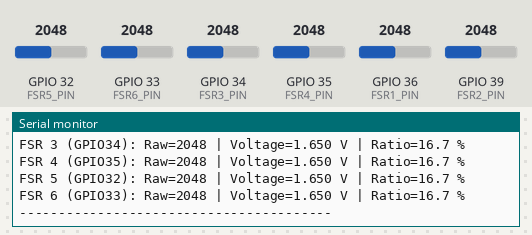
Recording of a sketch running on a simulated ESP32. Shown: the last lines printed to the serial monitor. Inputs (shaded band) come from the test bench; at power-on: GPIO 32 (FSR5_PIN) = 2048, GPIO 33 (FSR6_PIN) = 2048, GPIO 34 (FSR3_PIN) = 2048, GPIO 35 (FSR4_PIN) = 2048, GPIO 36 (FSR1_PIN) = 2048, GPIO 39 (FSR2_PIN) = 2048.

Above: at 1.8 s.
1.9 s: GPIO 32 (FSR5_PIN) set to 2866
At 2.5 s:
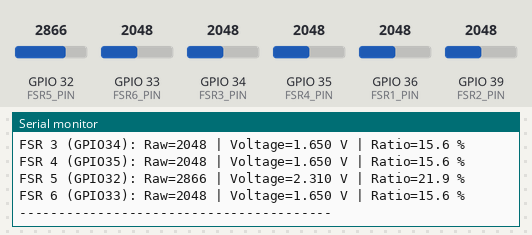
3.4 s: GPIO 33 (FSR6_PIN) set to 2866
At 4.7 s:
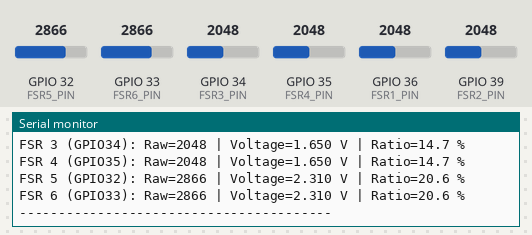
4.9 s: GPIO 34 (FSR3_PIN) set to 2866
At 6.0 s:
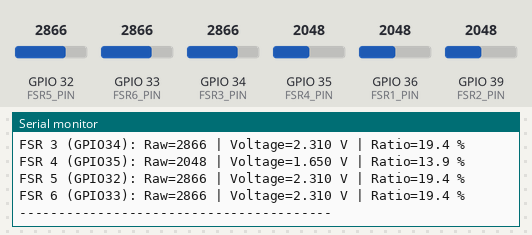
6.4 s: GPIO 35 (FSR4_PIN) set to 2866
At 7.7 s:
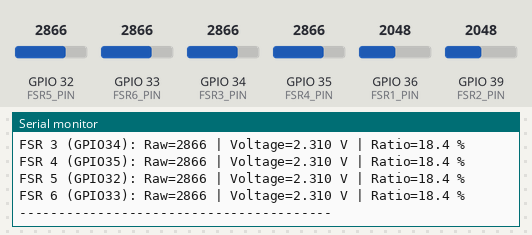
7.9 s: GPIO 36 (FSR1_PIN) set to 2866
At 9.2 s:
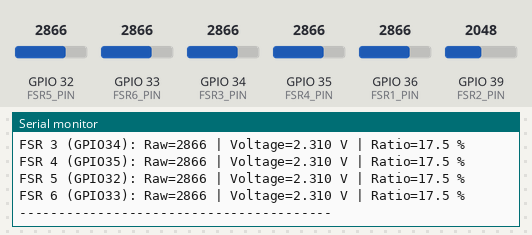
9.4 s: GPIO 39 (FSR2_PIN) set to 2866
At 11.2 s:
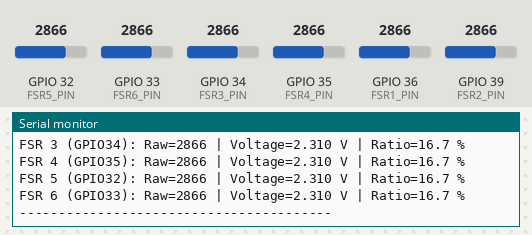
Timing chart, 0 to 11.9 s (numbered marks = the images above; inputs shaded):
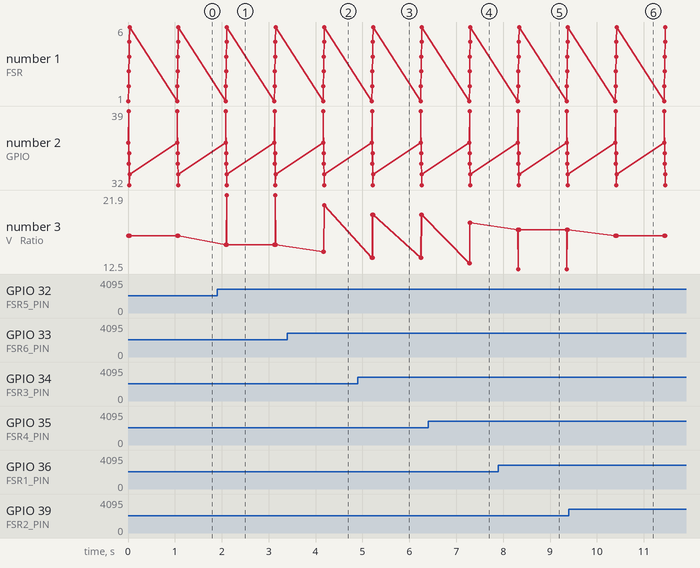

The sketch:

fsr_data_only.ino
```cpp
#include "driver/rtc_io.h"

// GPIO 핀 매핑
#define FSR1_PIN 36  // ADC1_0
#define FSR2_PIN 39  // ADC1_3
#define FSR3_PIN 34  // ADC1_6
#define FSR4_PIN 35  // ADC1_7
#define FSR5_PIN 32  // ADC1_4
#define FSR6_PIN 33  // ADC1_5

void setup() {
  // 시리얼 통신 속도 설정 (115200 bps)
  Serial.begin(115200);
  Serial.println("\n--- FSR 센서 데이터 측정 시작 ---");

  // GPIO 32와 33번 핀은 기본적으로 RTC(Deep Sleep 등) 기능에 사용될 수 있으므로,
  // 일반 ADC 핀으로 사용하기 위해 RTC 기능을 명시적으로 해제합니다.
  rtc_gpio_deinit(GPIO_NUM_32);
  rtc_gpio_deinit(GPIO_NUM_33);

  // WiFi 관련 코드는 제거
}

void loop() {
  // 1. 각 FSR에서 아날로그 값 읽기 (0 ~ 4095)
  // ESP32의 ADC는 12비트(0~4095) 해상도를 가집니다.
  int fsr1_value = analogRead(FSR1_PIN);
  int fsr2_value = analogRead(FSR2_PIN);
  int fsr3_value = analogRead(FSR3_PIN);
  int fsr4_value = analogRead(FSR4_PIN);
  int fsr5_value = analogRead(FSR5_PIN);
  int fsr6_value = analogRead(FSR6_PIN);

  // 2. 아날로그 값을 전압 값으로 변환 (3.3V 기준)
  float voltage1 = fsr1_value * (3.3 / 4095.0);
  float voltage2 = fsr2_value * (3.3 / 4095.0);
  float voltage3 = fsr3_value * (3.3 / 4095.0);
  float voltage4 = fsr4_value * (3.3 / 4095.0);
  float voltage5 = fsr5_value * (3.3 / 4095.0);
  float voltage6 = fsr6_value * (3.3 / 4095.0);

  // 3. 총 전압 및 압력 비율 계산
  // 모든 센서의 전압 값을 더해 순간 총압력 (총 전압) 계산
  float totalVoltage = voltage1 + voltage2 + voltage3 + voltage4 + voltage5 + voltage6;

  // 각 센서가 총압력에서 차지하는 비율(%) 계산
  // (totalVoltage가 0일 때 0으로 나누는 것을 방지하기 위한 조건문 포함)
  float ratio1 = (totalVoltage > 0.01) ? (voltage1 / totalVoltage) * 100.0 : 0.0;
  float ratio2 = (totalVoltage > 0.01) ? (voltage2 / totalVoltage) * 100.0 : 0.0;
  float ratio3 = (totalVoltage > 0.01) ? (voltage3 / totalVoltage) * 100.0 : 0.0;
  float ratio4 = (totalVoltage > 0.01) ? (voltage4 / totalVoltage) * 100.0 : 0.0;
  float ratio5 = (totalVoltage > 0.01) ? (voltage5 / totalVoltage) * 100.0 : 0.0;
  float ratio6 = (totalVoltage > 0.01) ? (voltage6 / totalVoltage) * 100.0 : 0.0;

  // 4. 시리얼 모니터에 현재 값 출력
  Serial.println("----------------------------------------");
  Serial.print("Total Voltage: "); Serial.print(totalVoltage, 3); Serial.println(" V"); // 소수점 셋째 자리까지 출력
  Serial.println("----------------------------------------");

  // FSR 1 데이터 출력
  Serial.print("FSR 1 (GPIO36): Raw="); Serial.print(fsr1_value);
  Serial.print(" | Voltage="); Serial.print(voltage1, 3); Serial.print(" V");
  Serial.print(" | Ratio="); Serial.print(ratio1, 1); Serial.println(" %"); // 소수점 첫째 자리까지 출력

  // FSR 2 데이터 출력
  Serial.print("FSR 2 (GPIO39): Raw="); Serial.print(fsr2_value);
  Serial.print(" | Voltage="); Serial.print(voltage2, 3); Serial.print(" V");
  Serial.print(" | Ratio="); Serial.print(ratio2, 1); Serial.println(" %");

  // FSR 3 데이터 출력
  Serial.print("FSR 3 (GPIO34): Raw="); Serial.print(fsr3_value);
  Serial.print(" | Voltage="); Serial.print(voltage3, 3); Serial.print(" V");
  Serial.print(" | Ratio="); Serial.print(ratio3, 1); Serial.println(" %");

  // FSR 4 데이터 출력
  Serial.print("FSR 4 (GPIO35): Raw="); Serial.print(fsr4_value);
  Serial.print(" | Voltage="); Serial.print(voltage4, 3); Serial.print(" V");
  Serial.print(" | Ratio="); Serial.print(ratio4, 1); Serial.println(" %");

  // FSR 5 데이터 출력
  Serial.print("FSR 5 (GPIO32): Raw="); Serial.print(fsr5_value);
  Serial.print(" | Voltage="); Serial.print(voltage5, 3); Serial.print(" V");
  Serial.print(" | Ratio="); Serial.print(ratio5, 1); Serial.println(" %");

  // FSR 6 데이터 출력
  Serial.print("FSR 6 (GPIO33): Raw="); Serial.print(fsr6_value);
  Serial.print(" | Voltage="); Serial.print(voltage6, 3); Serial.print(" V");
  Serial.print(" | Ratio="); Serial.print(ratio6, 1); Serial.println(" %");
  Serial.println("----------------------------------------");

  // HTTP 통신 및 JSON 관련 코드는 모두 제거

  // 1초마다 데이터 측정 및 출력
  delay(1000);
}
```

Measured:
- after the input at 1.9 s, the serial monitor: prints a new line after 0.18 s (image 1)
- after the input at 3.4 s, the serial monitor: prints a new line after 0.76 s (image 2)
- after the input at 4.9 s, the serial monitor: prints a new line after 0.30 s (image 3)
- after the input at 6.4 s, the serial monitor: prints a new line after 0.87 s (image 4)
- after the input at 7.9 s, the serial monitor: prints a new line after 0.41 s (image 5)
- after the input at 9.4 s, the serial monitor: prints a new line after 0.99 s (image 6)
- plotted number 3: 16.7 → 15.6 after the input at 1.9 s, 15.6 → 20.6 after the input at 3.4 s, 20.6 → 19.4 after the input at 4.9 s, 19.4 → 18.4 after the input at 6.4 s, 18.4 → 17.5 after the input at 7.9 s
